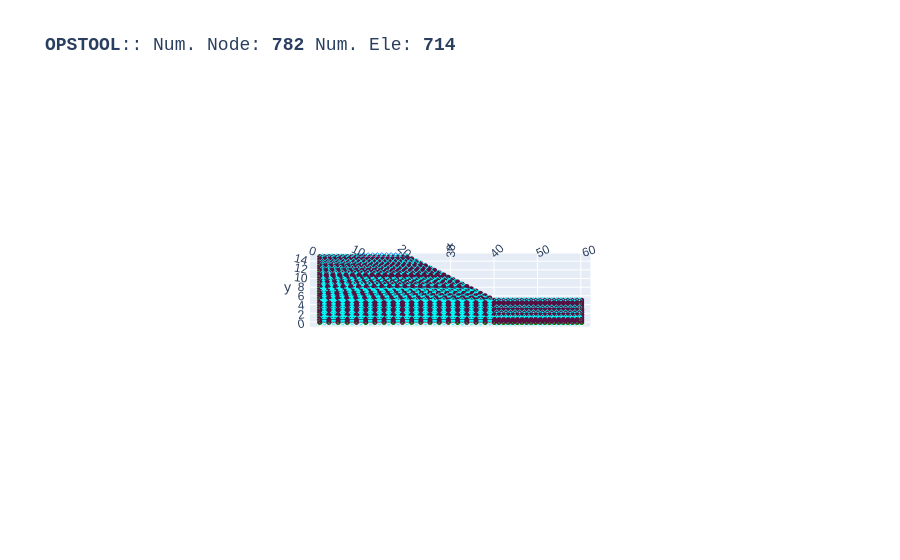

This figure's notebook cell:
### Code cell
opst.vis.plotly.plot_model(show_node_numbering=False, show_ele_numbering=False, show_nodal_loads = False)

### Figure 1 — Plotly figure (JSON) as saved in the notebook; plotly's stock layout.template omitted (floating-point values rounded to 4 significant figures; data arrays with more than 128 entries replaced by an {"elided": "..."} marker saying what was removed)
{"data": [{"color": "#00FFFF", "hoverinfo": "skip", "i": {"elided": "1406 int values"}, "j": {"elided": "1406 int values"}, "k": {"elided": "1406 int values"}, "name": "SSPquad", "opacity": 1, "type": "mesh3d", "x": {"elided": "2812 float values"}, "y": {"elided": "2812 float values"}, "z": {"elided": "2812 float values"}}, {"connectgaps": false, "hoverinfo": "skip", "line": {"color": "black", "width": 1}, "mode": "lines", "name": "Edge", "type": "scatter3d", "x": {"elided": "4218 float values"}, "y": {"elided": "4218 float values"}, "z": {"elided": "4218 float values"}}, {"connectgaps": false, "hoverinfo": "skip", "line": {"color": "#0652ff", "width": 5}, "mode": "lines", "name": "DispBeamColumn2d", "type": "scatter3d", "x": [20.0, 18.95, NaN, 18.95, 17.9, NaN, 17.9, 16.84, NaN, 16.84, 15.79, NaN, 15.79, 14.74, NaN, 14.74, 13.69, NaN, 13.69, 12.64, NaN, 12.64, 11.59, NaN, 11.59, 10.53, NaN, 10.53, 9.482, NaN, 9.482, 8.43, NaN], "y": [15.0, 15.0, NaN, 15.0, 15.0, NaN, 15.0, 15.0, NaN, 15.0, 15.0, NaN, 15.0, 15.0, NaN, 15.0, 15.0, NaN, 15.0, 15.0, NaN, 15.0, 15.0, NaN, 15.0, 15.0, NaN, 15.0, 15.0, NaN, 15.0, 15.0, NaN], "z": [0.0, 0.0, NaN, 0.0, 0.0, NaN, 0.0, 0.0, NaN, 0.0, 0.0, NaN, 0.0, 0.0, NaN, 0.0, 0.0, NaN, 0.0, 0.0, NaN, 0.0, 0.0, NaN, 0.0, 0.0, NaN, 0.0, 0.0, NaN, 0.0, 0.0, NaN]}, {"customdata": {"elided": "703 str values"}, "hovertemplate": "%{customdata}", "marker": {"color": "#00FFFF", "size": 3, "symbol": "diamond-open"}, "mode": "markers", "name": "SSPquad", "type": "scatter3d", "x": {"elided": "703 float values"}, "y": {"elided": "703 float values"}, "z": {"elided": "703 float values"}}, {"customdata": ["eleTag: 1001<br>connectedNodes:<br> [771 772]", "eleTag: 1002<br>connectedNodes:<br> [772 773]", "eleTag: 1003<br>connectedNodes:<br> [773 774]", "eleTag: 1004<br>connectedNodes:<br> [774 775]", "eleTag: 1005<br>connectedNodes:<br> [775 776]", "eleTag: 1006<br>connectedNodes:<br> [776 777]", "eleTag: 1007<br>connectedNodes:<br> [777 778]", "eleTag: 1008<br>connectedNodes:<br> [778 779]", "eleTag: 1009<br>connectedNodes:<br> [779 780]", "eleTag: 1010<br>connectedNodes:<br> [780 781]", "eleTag: 1011<br>connectedNodes:<br> [781 782]"], "hovertemplate": "%{customdata}", "marker": {"color": "#0652ff", "size": 3, "symbol": "diamond-open"}, "mode": "markers", "name": "DispBeamColumn2d", "type": "scatter3d", "x": [19.47, 18.42, 17.37, 16.32, 15.27, 14.22, 13.16, 12.11, 11.06, 10.01, 8.956], "y": [15.0, 15.0, 15.0, 15.0, 15.0, 15.0, 15.0, 15.0, 15.0, 15.0, 15.0], "z": [0.0, 0.0, 0.0, 0.0, 0.0, 0.0, 0.0, 0.0, 0.0, 0.0, 0.0]}, {"customdata": {"elided": "782 str values"}, "hovertemplate": "x: %{x}<br>y: %{y}<br>z: %{z} <br>nodeTag: %{customdata}", "marker": {"color": "#580f41", "size": 3, "symbol": "circle"}, "mode": "markers", "name": "Nodes", "type": "scatter3d", "x": {"elided": "782 float values"}, "y": {"elided": "782 float values"}, "z": {"elided": "782 float values"}}, {"connectgaps": false, "hoverinfo": "skip", "line": {"color": "#15b01a", "width": 1}, "mode": "lines", "name": "BC", "type": "scatter3d", "x": {"elided": "1009 float values"}, "y": {"elided": "1009 float values"}, "z": {"elided": "1009 float values"}}, {"connectgaps": false, "hoverinfo": "skip", "line": {"color": "#FF1493", "width": 2.5}, "mode": "lines", "name": "mp constraint", "type": "scatter3d", "x": [20.0, 20.0, NaN, 18.95, 18.95, NaN, 17.9, 17.89, NaN, 16.84, 17.89, NaN, 15.79, 16.84, NaN, 14.74, 15.79, NaN, 13.69, 14.74, NaN, 12.64, 13.68, NaN, 11.59, 12.63, NaN, 10.53, 11.58, NaN, 9.482, 10.53, NaN, 8.43, 9.474, NaN], "y": [15.0, 15.0, NaN, 15.0, 15.0, NaN, 15.0, 15.0, NaN, 15.0, 15.0, NaN, 15.0, 15.0, NaN, 15.0, 15.0, NaN, 15.0, 15.0, NaN, 15.0, 15.0, NaN, 15.0, 15.0, NaN, 15.0, 15.0, NaN, 15.0, 15.0, NaN, 15.0, 15.0, NaN], "z": [0.0, 0.0, NaN, 0.0, 0.0, NaN, 0.0, 0.0, NaN, 0.0, 0.0, NaN, 0.0, 0.0, NaN, 0.0, 0.0, NaN, 0.0, 0.0, NaN, 0.0, 0.0, NaN, 0.0, 0.0, NaN, 0.0, 0.0, NaN, 0.0, 0.0, NaN, 0.0, 0.0, NaN]}], "layout": {"autosize": true, "font": {"family": "Arial, sans-serif"}, "scene": {"aspectmode": "data", "camera": {"eye": {"x": 0, "y": -0.1, "z": 10}}, "dragmode": "pan", "xaxis": {"showbackground": false}, "yaxis": {"showbackground": false}, "zaxis": {"showbackground": true, "showgrid": true, "showticklabels": false, "ticks": "", "title": {"text": ""}, "visible": true}}, "showlegend": false, "title": {"font": {"family": "courier", "size": 18}, "text": "<b>OPSTOOL</b>:: Num. Node: <b>782</b> Num. Ele: <b>714</b>"}}}
